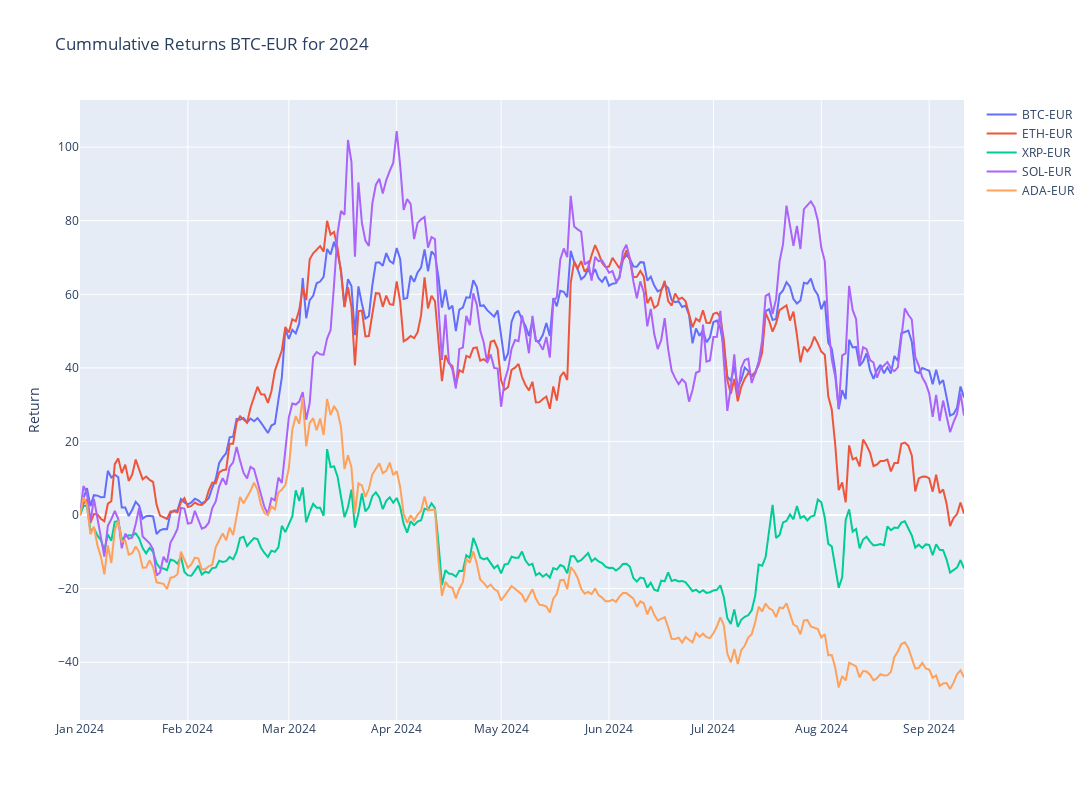

The cell this chart's notebook holds for it:
### Code cell
# Plotly
fig = make_subplots()

# Graph (1,1)
# Loop all stock files and get cummulative return for year
for stock in tqdm(index_list):
    f = os.path.join("../input", stock)
    df = pd.read_csv(f+".csv",index_col="Date",parse_dates=True)
    df['Cummulative_Return'] = cumulative_return(df["Adj Close"].loc[year])
    fig.add_trace(go.Scatter(x=df['Cummulative_Return'].loc[year].index,y=df['Cummulative_Return'].loc[year],mode="lines",name=stock.split('.')[0]),row=1,col=1)

# Update xaxis properties
fig.update_yaxes(title_text="Return", row=1, col=1)

fig.update_layout(height=800, width=1300,showlegend=True,title=f"Cummulative Returns {ticker} for {year}")

fig.show()

### Figure 1 — Plotly figure (JSON) as saved in the notebook; plotly's stock layout.template omitted (floating-point values rounded to 4 significant figures; data arrays with more than 128 entries replaced by an {"elided": "..."} marker saying what was removed)
{"data": [{"mode": "lines", "name": "BTC-EUR", "type": "scatter", "x": {"elided": "255 str values"}, "xaxis": "x", "y": {"elided": "255 float values"}, "yaxis": "y"}, {"mode": "lines", "name": "ETH-EUR", "type": "scatter", "x": {"elided": "255 str values"}, "xaxis": "x", "y": {"elided": "255 float values"}, "yaxis": "y"}, {"mode": "lines", "name": "XRP-EUR", "type": "scatter", "x": {"elided": "255 str values"}, "xaxis": "x", "y": {"elided": "255 float values"}, "yaxis": "y"}, {"mode": "lines", "name": "SOL-EUR", "type": "scatter", "x": {"elided": "255 str values"}, "xaxis": "x", "y": {"elided": "255 float values"}, "yaxis": "y"}, {"mode": "lines", "name": "ADA-EUR", "type": "scatter", "x": {"elided": "255 str values"}, "xaxis": "x", "y": {"elided": "255 float values"}, "yaxis": "y"}], "layout": {"height": 800, "showlegend": true, "title": {"text": "Cummulative Returns BTC-EUR for 2024"}, "width": 1300, "xaxis": {"anchor": "y", "domain": [0, 1]}, "yaxis": {"anchor": "x", "domain": [0, 1], "title": {"text": "Return"}}}}
